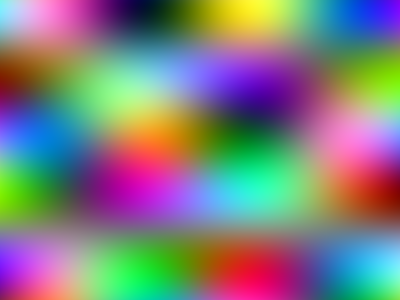
#> input picture img to sound/sample_painting.png, 400 x 300 px
$ python painting_to_sound.py sample_painting.png output.wav 20
#> lines starting #> are read from the running program, lines starting #| are printed output that depends on the picture
"""
Painting to Sound
------------------
Converts a painting (image) into an ambient audio soundscape.

How it works:
- The image is scanned left to right (like reading a timeline).
- Each vertical slice (column) of the painting is sampled at several
  points from top to bottom.
- Each sample point becomes a sine tone:
    - Hue (color)      -> pitch/frequency
    - Brightness       -> volume
    - Saturation       -> how "rich"/textured the tone is (adds harmonics)
- All tones for a column play together, then the next column plays,
  sweeping across the painting like a slow scan, producing an evolving
  ambient soundscape that reflects the painting's colors and composition.

Usage:
    python painting_to_sound.py <path_to_image> [output.wav] [duration_seconds]

Example:
    python painting_to_sound.py sample_painting.png output.wav 20
"""

import sys
import colorsys
import numpy as np
from PIL import Image
from scipy.io.wavfile import write

SAMPLE_RATE = 44100


def load_image(path, target_width=120, target_height=40):
    """Load and resize image so we have a manageable grid of samples."""
#> called with path = 'sample_painting.png', target_width = 120, target_height = 40
    img = Image.open(path).convert("RGB")
#> img is the input picture: PIL image 400x300 RGB; mean R, G, B 127, 127.2, 127
    img = img.resize((target_width, target_height))
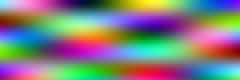
#> img: PIL image 120x40 RGB (shown 2 times larger); mean R, G, B 127, 127.2, 127
    return np.array(img) / 255.0  # normalize to 0-1


def hue_to_frequency(hue, low=110, high=880):
    """Map a hue (0-1) to a musical-ish frequency range (log scale)."""
    # Using a log scale so the frequency mapping feels more musical
    return low * (high / low) ** hue


def make_tone(freq, amplitude, duration, saturation):
    """Generate one sine tone, adding light harmonics based on saturation."""
    t = np.linspace(0, duration, int(SAMPLE_RATE * duration), False)
    wave = np.sin(2 * np.pi * freq * t)

    # Saturation adds a touch of overtone (2nd harmonic) for "richer" color
    if saturation > 0.15:
        wave += 0.3 * saturation * np.sin(2 * np.pi * freq * 2 * t)

    # Simple fade in/out per tone to avoid clicking
    fade_len = max(1, int(0.1 * len(t)))
    envelope = np.ones_like(t)
    envelope[:fade_len] = np.linspace(0, 1, fade_len)
    envelope[-fade_len:] = np.linspace(1, 0, fade_len)

    return wave * envelope * amplitude


def painting_to_sound(image_path, output_path="output.wav", duration=20):
    pixels = load_image(image_path)
    height, width, _ = pixels.shape
#> height = 40; width = 120

    col_duration = duration / width
#> col_duration = 0.167
    full_audio = np.zeros(int(SAMPLE_RATE * duration) + SAMPLE_RATE)  # padded

    position = 0
    for col in range(width):
        column_pixels = pixels[:, col, :]  # all rows for this column
        column_audio = np.zeros(int(SAMPLE_RATE * col_duration))

        # Sample a handful of rows per column (not every single pixel,
        # to keep the sound from being too dense/muddy)
        sample_rows = np.linspace(0, height - 1, 6, dtype=int)

        for row in sample_rows:
            r, g, b = column_pixels[row]
            hue, sat, val = colorsys.rgb_to_hsv(r, g, b)

            # top of painting -> higher pitch, bottom -> lower pitch
            pitch_bias = 1 - (row / height)
            freq = hue_to_frequency(hue) * (0.6 + 0.8 * pitch_bias)

            amplitude = 0.15 * val  # brightness -> volume
            tone = make_tone(freq, amplitude, col_duration, sat)
            column_audio[:len(tone)] += tone

        end = position + len(column_audio)
        full_audio[position:end] += column_audio
        position += len(column_audio)
#> after the loop, position = 882000

    full_audio = full_audio[:position]

    # Normalize to avoid clipping
    max_val = np.max(np.abs(full_audio))
#> max_val = 0.723
    if max_val > 0:
        full_audio = full_audio / max_val * 0.9

    audio_int16 = (full_audio * 32767).astype(np.int16)
    write(output_path, SAMPLE_RATE, audio_int16)
    print(f"Saved: {output_path} ({duration}s)")


if __name__ == "__main__":
    if len(sys.argv) < 2:
        print("Usage: python painting_to_sound.py <image_path> [output.wav] [duration_seconds]")
        sys.exit(1)

    image_path = sys.argv[1]
    output_path = sys.argv[2] if len(sys.argv) > 2 else "output.wav"
    duration = float(sys.argv[3]) if len(sys.argv) > 3 else 20

    painting_to_sound(image_path, output_path, duration)
